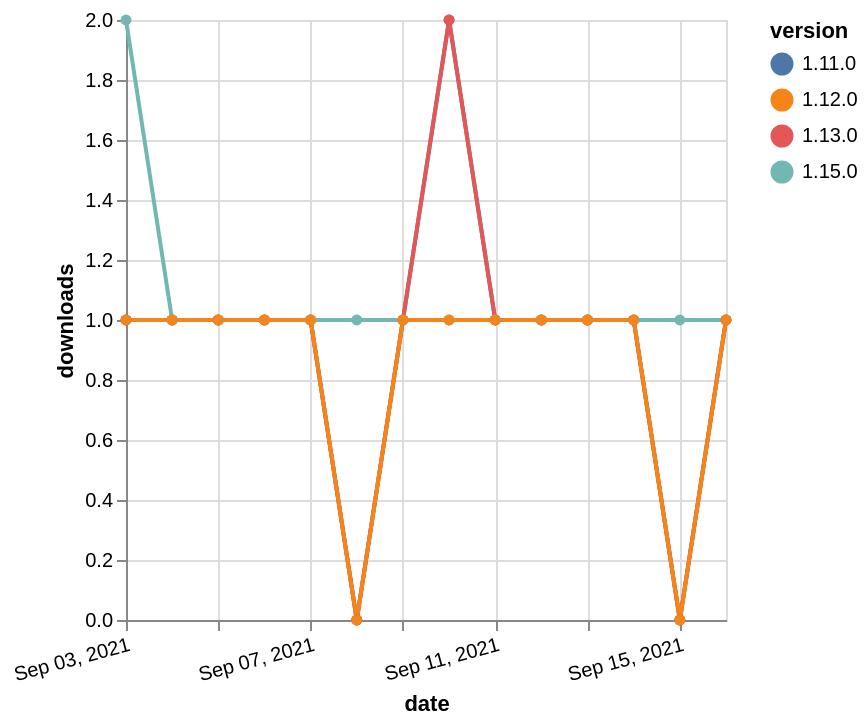

Write a Vega-Lite specification for this figure.
### Vega-Lite specification from a JSON file in a GitHub repository (floating-point values rounded to 4 significant figures)
{"$schema": "https://vega.github.io/schema/vega-lite/v5.json", "description": "A simple bar chart with embedded data.", "data": {"values": [{"date": "2021-09-03", "total": 206, "delta": 1, "version": "1.11.0"}, {"date": "2021-09-04", "total": 207, "delta": 1, "version": "1.11.0"}, {"date": "2021-09-05", "total": 208, "delta": 1, "version": "1.11.0"}, {"date": "2021-09-06", "total": 209, "delta": 1, "version": "1.11.0"}, {"date": "2021-09-07", "total": 210, "delta": 1, "version": "1.11.0"}, {"date": "2021-09-08", "total": 210, "delta": 0, "version": "1.11.0"}, {"date": "2021-09-09", "total": 211, "delta": 1, "version": "1.11.0"}, {"date": "2021-09-10", "total": 213, "delta": 2, "version": "1.11.0"}, {"date": "2021-09-11", "total": 214, "delta": 1, "version": "1.11.0"}, {"date": "2021-09-12", "total": 215, "delta": 1, "version": "1.11.0"}, {"date": "2021-09-13", "total": 216, "delta": 1, "version": "1.11.0"}, {"date": "2021-09-14", "total": 217, "delta": 1, "version": "1.11.0"}, {"date": "2021-09-15", "total": 217, "delta": 0, "version": "1.11.0"}, {"date": "2021-09-16", "total": 218, "delta": 1, "version": "1.11.0"}, {"date": "2021-09-03", "total": 282, "delta": 1, "version": "1.13.0"}, {"date": "2021-09-04", "total": 283, "delta": 1, "version": "1.13.0"}, {"date": "2021-09-05", "total": 284, "delta": 1, "version": "1.13.0"}, {"date": "2021-09-06", "total": 285, "delta": 1, "version": "1.13.0"}, {"date": "2021-09-07", "total": 286, "delta": 1, "version": "1.13.0"}, {"date": "2021-09-08", "total": 286, "delta": 0, "version": "1.13.0"}, {"date": "2021-09-09", "total": 287, "delta": 1, "version": "1.13.0"}, {"date": "2021-09-10", "total": 289, "delta": 2, "version": "1.13.0"}, {"date": "2021-09-11", "total": 290, "delta": 1, "version": "1.13.0"}, {"date": "2021-09-12", "total": 291, "delta": 1, "version": "1.13.0"}, {"date": "2021-09-13", "total": 292, "delta": 1, "version": "1.13.0"}, {"date": "2021-09-14", "total": 293, "delta": 1, "version": "1.13.0"}, {"date": "2021-09-15", "total": 293, "delta": 0, "version": "1.13.0"}, {"date": "2021-09-16", "total": 294, "delta": 1, "version": "1.13.0"}, {"date": "2021-09-03", "total": 111, "delta": 2, "version": "1.15.0"}, {"date": "2021-09-04", "total": 112, "delta": 1, "version": "1.15.0"}, {"date": "2021-09-05", "total": 113, "delta": 1, "version": "1.15.0"}, {"date": "2021-09-06", "total": 114, "delta": 1, "version": "1.15.0"}, {"date": "2021-09-07", "total": 115, "delta": 1, "version": "1.15.0"}, {"date": "2021-09-08", "total": 116, "delta": 1, "version": "1.15.0"}, {"date": "2021-09-09", "total": 117, "delta": 1, "version": "1.15.0"}, {"date": "2021-09-10", "total": 118, "delta": 1, "version": "1.15.0"}, {"date": "2021-09-11", "total": 119, "delta": 1, "version": "1.15.0"}, {"date": "2021-09-12", "total": 120, "delta": 1, "version": "1.15.0"}, {"date": "2021-09-13", "total": 121, "delta": 1, "version": "1.15.0"}, {"date": "2021-09-14", "total": 122, "delta": 1, "version": "1.15.0"}, {"date": "2021-09-15", "total": 123, "delta": 1, "version": "1.15.0"}, {"date": "2021-09-16", "total": 124, "delta": 1, "version": "1.15.0"}, {"date": "2021-09-03", "total": 172, "delta": 1, "version": "1.12.0"}, {"date": "2021-09-04", "total": 173, "delta": 1, "version": "1.12.0"}, {"date": "2021-09-05", "total": 174, "delta": 1, "version": "1.12.0"}, {"date": "2021-09-06", "total": 175, "delta": 1, "version": "1.12.0"}, {"date": "2021-09-07", "total": 176, "delta": 1, "version": "1.12.0"}, {"date": "2021-09-08", "total": 176, "delta": 0, "version": "1.12.0"}, {"date": "2021-09-09", "total": 177, "delta": 1, "version": "1.12.0"}, {"date": "2021-09-10", "total": 178, "delta": 1, "version": "1.12.0"}, {"date": "2021-09-11", "total": 179, "delta": 1, "version": "1.12.0"}, {"date": "2021-09-12", "total": 180, "delta": 1, "version": "1.12.0"}, {"date": "2021-09-13", "total": 181, "delta": 1, "version": "1.12.0"}, {"date": "2021-09-14", "total": 182, "delta": 1, "version": "1.12.0"}, {"date": "2021-09-15", "total": 182, "delta": 0, "version": "1.12.0"}, {"date": "2021-09-16", "total": 183, "delta": 1, "version": "1.12.0"}]}, "width": "container", "mark": {"type": "line", "point": {"filled": true}}, "encoding": {"x": {"field": "date", "type": "temporal", "timeUnit": "yearmonthdate", "title": "date", "axis": {"labelAngle": -15}}, "y": {"field": "delta", "type": "quantitative", "title": "downloads"}, "color": {"field": "version", "type": "nominal"}, "tooltip": {"field": "delta"}}}
